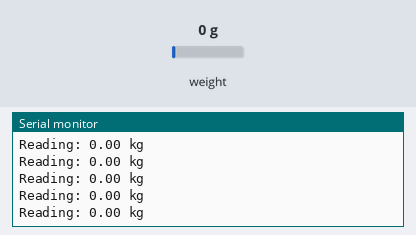
A sketch run on a simulated Arduino Uno, built with avr-gcc and run on an emulated ATmega328P. Parts: the last lines printed to the serial monitor. The test bench sets the inputs (shaded band); at power-on: weight on the scale 0 g. WiFi joins after 1.5 s; servers stay silent unless stated; no MQTT or app messages arrive unless stated.

Above: at 2.7 s.
2.8 s: weight on the scale set to 100 g
At 2.87 s:
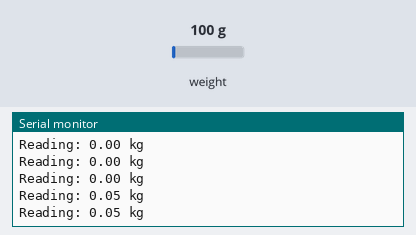
5.8 s: weight on the scale set to 1250 g
At 14.73 s:
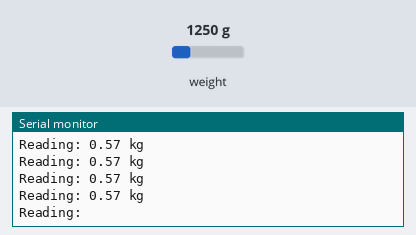
Timing chart, 0 to 14.8 s (numbered marks = the images above; inputs shaded):
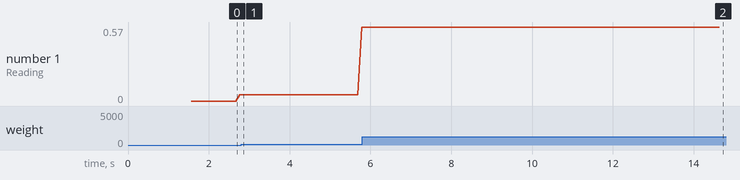

Measured:
- after the input at 2.8 s, the serial monitor: prints a new line after 0.07 s (image 1)
- after the input at 5.8 s, the serial monitor: prints a new line after 0.08 s (image 2)
- plotted number 1: 0.05 → 0.57 after the input at 2.8 s

The sketch:

loadcell_1.ino
```cpp
#include <HX711.h>
#include <ArduinoJson.h>
#include <SPI.h>
#include <Ethernet.h>
#include <PubSubClient.h>
#include <String.h>

byte mac[] = {0x12, 0x3A, 0x00, 0xBB, 0x01, 0x12};
EthernetClient ethClient;
PubSubClient mqttClient(ethClient);
const char* mqttServer = "mqtt-io.kku.ac.th";
const int mqttPort = 1991;
const char* mqttUser = "trash";
const char* mqttPass = "1q2w3e4r@trash";
const char* mqttTopic = "smartcity/trash/00001";
char* mqttPayload = "";

char *id = "20001"; // 2000x is for trash ID
unsigned long currentTime;
unsigned long prevTime = 0;
const int interval = 20000; //Interval time

float calibration_factor = 44829.00;
#define zero_factor 7838982
#define DOUT  8
#define CLK   7
#define DEC_POINT  2

float offset=0;
float get_units_kg();

HX711 scale(DOUT, CLK);

void setup()
{
  Serial.begin(9600);
    Serial.println("Ethernet initiation, Just wait a minute.");
  if (Ethernet.begin(mac) == 0) {
    Serial.println("Don't receive ip from dhcp server.");
    if (Ethernet.hardwareStatus() == EthernetNoHardware) {
      Serial.println("Ethernet shield connection error!");
    } else if (Ethernet.linkStatus() == LinkOFF) {
      Serial.println("Cable is not connected.");
    } else {
      Serial.println("Error!");
    }
    while(true){
      delay(1);
    }
  }
  if(Ethernet.linkStatus() == 0) {
    print_ip_details();
  } else {
    Serial.println("Error!");
  }
  mqttClient.setServer(mqttServer,mqttPort);
  mqttClient.connect(id, mqttUser, mqttPass);
  Serial.println("Load Cell");
  scale.set_scale(calibration_factor);
  scale.set_offset(zero_factor);
}

void loop()
{
  currentTime = millis();
  DynamicJsonDocument doc(1024);
  Serial.print("Reading: ");
  String data = String(get_units_kg()+offset, DEC_POINT);
  Serial.print(data);
  Serial.println(" kg");
  if (currentTime - prevTime >= interval) {

  String jData =  String("{\"weight\": ") + data + String("}");
  char buf[100];
  jData.toCharArray(buf, 100);
  mqttPayload = buf;
  mqttClient.publish(mqttTopic, mqttPayload);
  if (!mqttClient.connected()) {
    mqttClient.connect(id, mqttUser, mqttPass);
  }

      prevTime = currentTime;
  }
}

float get_units_kg()
{
  return(scale.get_units()*0.453592);
}

void print_ip_details() {
  Serial.print("Ethernet Status : ");
  Serial.println(Ethernet.linkStatus());
  Serial.print("IP Address : ");
  Serial.println(Ethernet.localIP());
  Serial.print("Subnet mask : ");
  Serial.println(Ethernet.subnetMask());
  Serial.print("IP Gateway : ");
  Serial.println(Ethernet.gatewayIP());
  Serial.print("DNS : ");
  Serial.println(Ethernet.dnsServerIP());
}
```
